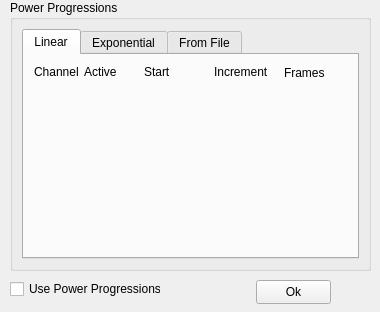
<?xml version="1.0" encoding="UTF-8"?>
<ui version="4.0">
 <class>Dialog</class>
 <widget class="QDialog" name="Dialog">
  <property name="geometry">
   <rect>
    <x>0</x>
    <y>0</y>
    <width>380</width>
    <height>312</height>
   </rect>
  </property>
  <property name="sizePolicy">
   <sizepolicy hsizetype="Fixed" vsizetype="Fixed">
    <horstretch>0</horstretch>
    <verstretch>0</verstretch>
   </sizepolicy>
  </property>
  <property name="minimumSize">
   <size>
    <width>360</width>
    <height>312</height>
   </size>
  </property>
  <property name="maximumSize">
   <size>
    <width>380</width>
    <height>312</height>
   </size>
  </property>
  <property name="windowTitle">
   <string>HAL-4000 Power Progressions</string>
  </property>
  <widget class="QGroupBox" name="progressionsBox">
   <property name="geometry">
    <rect>
     <x>10</x>
     <y>0</y>
     <width>361</width>
     <height>271</height>
    </rect>
   </property>
   <property name="title">
    <string>Power Progressions</string>
   </property>
   <layout class="QGridLayout" name="gridLayout">
    <item row="0" column="0">
     <widget class="QTabWidget" name="tabWidget">
      <property name="currentIndex">
       <number>0</number>
      </property>
      <widget class="QWidget" name="linearTab">
       <attribute name="title">
        <string>Linear</string>
       </attribute>
       <widget class="QLabel" name="channelLabel">
        <property name="geometry">
         <rect>
          <x>10</x>
          <y>10</y>
          <width>46</width>
          <height>14</height>
         </rect>
        </property>
        <property name="text">
         <string>Channel</string>
        </property>
       </widget>
       <widget class="QLabel" name="activeLabel">
        <property name="geometry">
         <rect>
          <x>60</x>
          <y>10</y>
          <width>46</width>
          <height>14</height>
         </rect>
        </property>
        <property name="text">
         <string>Active</string>
        </property>
       </widget>
       <widget class="QLabel" name="startLabel">
        <property name="geometry">
         <rect>
          <x>120</x>
          <y>10</y>
          <width>46</width>
          <height>14</height>
         </rect>
        </property>
        <property name="text">
         <string>Start</string>
        </property>
       </widget>
       <widget class="QLabel" name="incrementLabel">
        <property name="geometry">
         <rect>
          <x>190</x>
          <y>7</y>
          <width>81</width>
          <height>20</height>
         </rect>
        </property>
        <property name="text">
         <string>Increment</string>
        </property>
       </widget>
       <widget class="QLabel" name="framesLabel">
        <property name="geometry">
         <rect>
          <x>260</x>
          <y>7</y>
          <width>46</width>
          <height>21</height>
         </rect>
        </property>
        <property name="text">
         <string>Frames</string>
        </property>
       </widget>
      </widget>
      <widget class="QWidget" name="expTab">
       <attribute name="title">
        <string>Exponential</string>
       </attribute>
       <widget class="QLabel" name="framesLabel_2">
        <property name="geometry">
         <rect>
          <x>260</x>
          <y>7</y>
          <width>46</width>
          <height>21</height>
         </rect>
        </property>
        <property name="text">
         <string>Frames</string>
        </property>
       </widget>
       <widget class="QLabel" name="activeLabel_2">
        <property name="geometry">
         <rect>
          <x>60</x>
          <y>10</y>
          <width>46</width>
          <height>14</height>
         </rect>
        </property>
        <property name="text">
         <string>Active</string>
        </property>
       </widget>
       <widget class="QLabel" name="startLabel_2">
        <property name="geometry">
         <rect>
          <x>120</x>
          <y>10</y>
          <width>46</width>
          <height>14</height>
         </rect>
        </property>
        <property name="text">
         <string>Start</string>
        </property>
       </widget>
       <widget class="QLabel" name="incrementLabel_2">
        <property name="geometry">
         <rect>
          <x>190</x>
          <y>7</y>
          <width>81</width>
          <height>20</height>
         </rect>
        </property>
        <property name="text">
         <string>Multiplier</string>
        </property>
       </widget>
       <widget class="QLabel" name="channelLabel_2">
        <property name="geometry">
         <rect>
          <x>10</x>
          <y>10</y>
          <width>46</width>
          <height>14</height>
         </rect>
        </property>
        <property name="text">
         <string>Channel</string>
        </property>
       </widget>
      </widget>
      <widget class="QWidget" name="fileTab">
       <attribute name="title">
        <string>From File</string>
       </attribute>
       <widget class="QLabel" name="powerLabel">
        <property name="geometry">
         <rect>
          <x>10</x>
          <y>10</y>
          <width>61</width>
          <height>16</height>
         </rect>
        </property>
        <property name="text">
         <string>Power File:</string>
        </property>
       </widget>
       <widget class="QPushButton" name="loadFileButton">
        <property name="geometry">
         <rect>
          <x>250</x>
          <y>30</y>
          <width>75</width>
          <height>23</height>
         </rect>
        </property>
        <property name="text">
         <string>Load File</string>
        </property>
       </widget>
       <widget class="QLabel" name="filenameLabel">
        <property name="geometry">
         <rect>
          <x>70</x>
          <y>10</y>
          <width>261</width>
          <height>16</height>
         </rect>
        </property>
        <property name="text">
         <string>None</string>
        </property>
       </widget>
      </widget>
     </widget>
    </item>
   </layout>
  </widget>
  <widget class="QPushButton" name="okButton">
   <property name="geometry">
    <rect>
     <x>256</x>
     <y>280</y>
     <width>75</width>
     <height>24</height>
    </rect>
   </property>
   <property name="text">
    <string>Ok</string>
   </property>
  </widget>
  <widget class="QCheckBox" name="progressionsCheckBox">
   <property name="geometry">
    <rect>
     <x>10</x>
     <y>280</y>
     <width>151</width>
     <height>18</height>
    </rect>
   </property>
   <property name="text">
    <string>Use Power Progressions</string>
   </property>
  </widget>
 </widget>
 <resources/>
 <connections/>
</ui>
